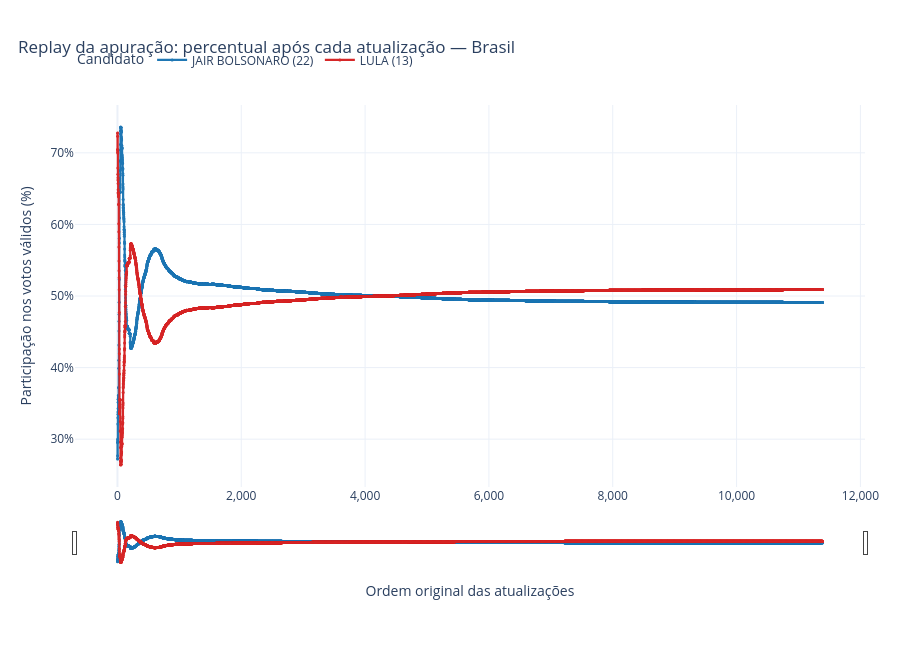

Write notebook code for a chart like this one.
### Markdown cell above
## Replay da apuração — porcentagem por atualização

Este é o gráfico principal. O eixo horizontal não representa minutos nem intervalos
artificiais: ele numera os lotes nacionais na ordem crescente de `DT_BU_RECEBIDO`.
O ponto 1 é a primeira atualização disponível, o ponto 2 é a seguinte, e assim por
diante. Cada linha mostra a porcentagem acumulada de votos válidos do candidato após
aquela atualização.

**Zoom retangular:** a lupa já fica selecionada. Clique em um ponto vazio, mantenha o
botão do mouse pressionado e desenhe um retângulo sobre qualquer região. A faixa
inferior permite escolher livremente qualquer sequência de atualizações. Um duplo
clique restaura a visão completa.

Ao passar o mouse sobre a linha, o gráfico mostra o número da atualização, horário
original, porcentagem, votos acumulados e votos que entraram naquele lote.

### Code cell
cores = {"LULA (13)": "#D62728", "JAIR BOLSONARO (22)": "#1F77B4"}
local = "Brasil" if UF is None else UF.upper()
fig = go.Figure()
for candidato in participacao.columns:
    detalhes = pd.concat(
        [acumulado[candidato], incrementos[candidato]],
        axis=1,
    ).to_numpy()
    fig.add_trace(go.Scatter(
        x=ordem_atualizacao,
        y=participacao[candidato],
        text=horarios_texto,
        customdata=detalhes,
        name=candidato,
        mode="lines+markers",
        line={"width": 2.2, "color": cores.get(candidato), "shape": "hv"},
        marker={"size": 3, "color": cores.get(candidato)},
        hovertemplate=(
            "<b>%{fullData.name}</b><br>"
            "Atualização: %{x:,.0f}<br>"
            "Horário: %{text}<br>"
            "Percentual dos válidos: %{y:.4f}%<br>"
            "Quantidade acumulada: %{customdata[0]:,.0f} votos<br>"
            "Votos neste lote: +%{customdata[1]:,.0f}"
            "<extra></extra>"
        ),
    ))

configurar_replay(
    fig,
    f"Replay da apuração: percentual após cada atualização — {local}",
    "Participação nos votos válidos (%)",
)
fig.update_yaxes(ticksuffix="%", rangemode="normal")
fig.show(config=CONFIG_GRAFICO)

### Figure 1 — Plotly figure (JSON) as saved in the notebook; plotly's stock layout.template omitted (floating-point values rounded to 4 significant figures; data arrays with more than 128 entries replaced by an {"elided": "..."} marker saying what was removed)
{"data": [{"customdata": {"elided": "11388x2 float values"}, "hovertemplate": "<b>%{fullData.name}</b><br>Atualização: %{x:,.0f}<br>Horário: %{text}<br>Percentual dos válidos: %{y:.4f}%<br>Quantidade acumulada: %{customdata[0]:,.0f} votos<br>Votos neste lote: +%{customdata[1]:,.0f}<extra></extra>", "line": {"color": "#1F77B4", "shape": "hv", "width": 2.2}, "marker": {"color": "#1F77B4", "size": 3}, "mode": "lines+markers", "name": "JAIR BOLSONARO (22)", "text": {"elided": "11388 str values"}, "type": "scatter", "x": {"elided": "11388 int values"}, "y": {"elided": "11388 float values"}}, {"customdata": {"elided": "11388x2 float values"}, "hovertemplate": "<b>%{fullData.name}</b><br>Atualização: %{x:,.0f}<br>Horário: %{text}<br>Percentual dos válidos: %{y:.4f}%<br>Quantidade acumulada: %{customdata[0]:,.0f} votos<br>Votos neste lote: +%{customdata[1]:,.0f}<extra></extra>", "line": {"color": "#D62728", "shape": "hv", "width": 2.2}, "marker": {"color": "#D62728", "size": 3}, "mode": "lines+markers", "name": "LULA (13)", "text": {"elided": "11388 str values"}, "type": "scatter", "x": {"elided": "11388 int values"}, "y": {"elided": "11388 float values"}}], "layout": {"dragmode": "zoom", "height": 650, "hoverdistance": 30, "hovermode": "closest", "legend": {"orientation": "h", "title": {"text": "Candidato"}, "y": 1.08}, "margin": {"b": 85, "l": 75, "r": 35, "t": 105}, "spikedistance": -1, "title": {"text": "Replay da apuração: percentual após cada atualização — Brasil", "x": 0.02, "xanchor": "left"}, "xaxis": {"rangeslider": {"thickness": 0.1, "visible": true}, "showspikes": true, "spikemode": "across", "spikesnap": "data", "tickformat": ",d", "title": {"text": "Ordem original das atualizações"}, "type": "linear"}, "yaxis": {"rangemode": "normal", "separatethousands": true, "showspikes": true, "spikemode": "across", "spikesnap": "data", "ticksuffix": "%", "title": {"text": "Participação nos votos válidos (%)"}}}}
